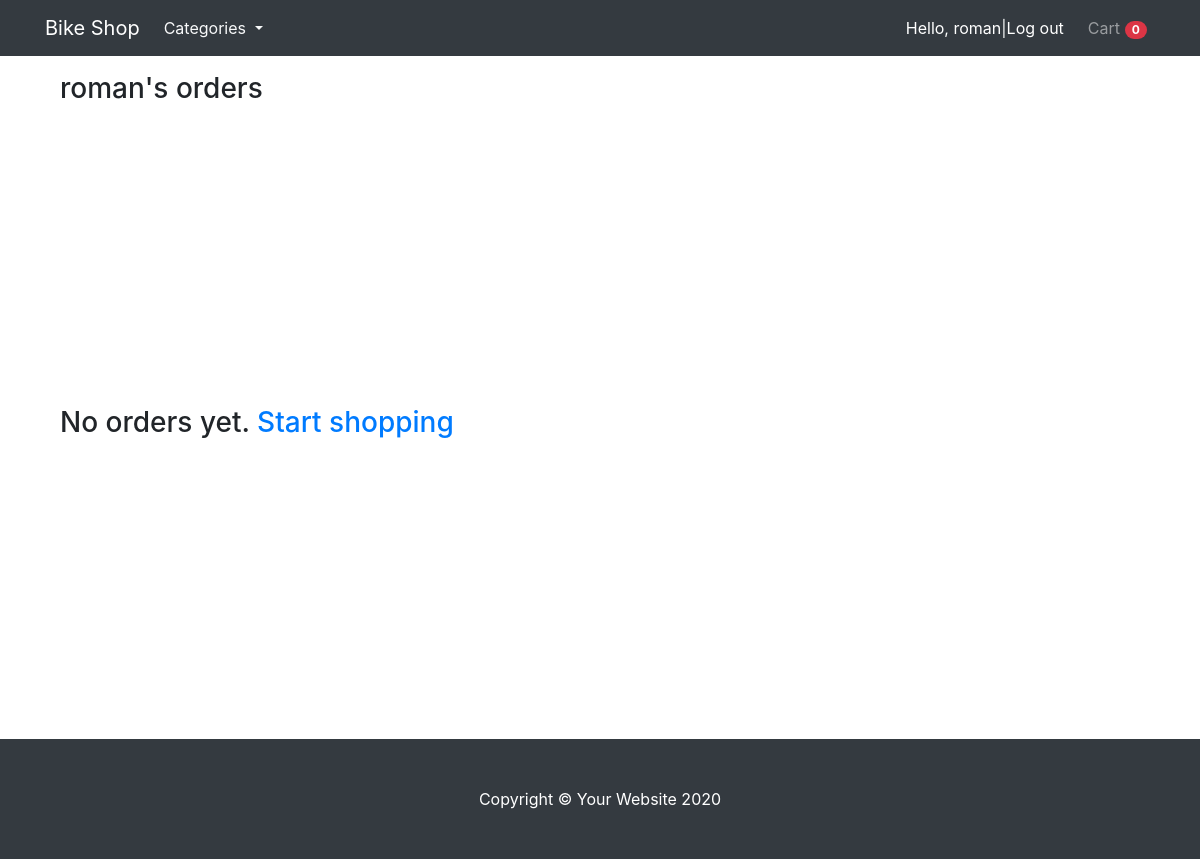
/profile/ (signed in), run on an earlier commit of the app's database.
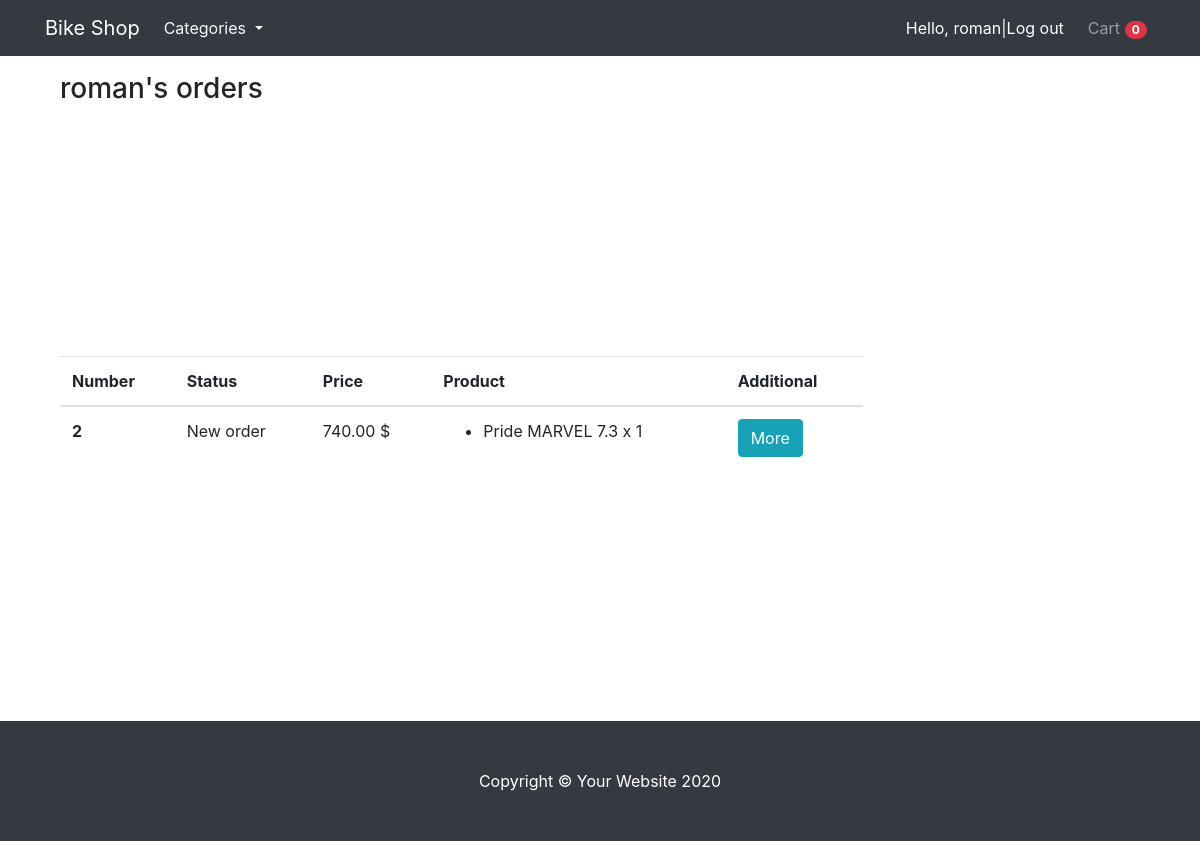
And on a later commit of the database.
### mainapp/models.py (models this page shows, shortened)
class Cart(models.Model):
    owner = models.ForeignKey("Customer",null=True, on_delete=models.CASCADE)
    products = models.ManyToManyField("CartProduct", blank=True, related_name='related_cart')
    total_products = models.PositiveIntegerField(default=0)
    final_price = models.DecimalField(max_digits=9, decimal_places=2, default=0)
    in_order = models.BooleanField(default=False)
    for_anonymous_user = models.BooleanField(default=False)

class Order(models.Model):
    STATUS_NEW = 'new'
    STATUS_IN_PROGRESS = 'in_progress'
    STATUS_READY = 'is_ready'
    STATUS_COMPLETE = 'completed'
    BUYING_TYPE_SELF = 'self'
    BUYING_TYPE_DELIVERY = 'delivery'
    STATUS_CHOICES = (
        (STATUS_NEW, 'New order'),
        (STATUS_IN_PROGRESS, 'Order is processing'),
        (STATUS_READY, 'Osrder is ready'),
        (STATUS_COMPLETE, 'Order completed')
    )
    BUYING_TYPE_CHOICES = (
        (BUYING_TYPE_SELF, 'Self pickup'),
        (BUYING_TYPE_DELIVERY, 'Delivery')
    )
    customer = models.ForeignKey(Customer, related_name='related_orders', on_delete=models.CASCADE)
    cart = models.ForeignKey(Cart, on_delete=models.CASCADE, null=True, blank=True)
    first_name = models.CharField(max_length=255)
    last_name = models.CharField(max_length=255)
    phone = models.CharField(max_length=20)
    address = models.CharField(max_length=1024, null=True, blank=True)
    status = models.CharField(max_length=100, choices=STATUS_CHOICES, default=STATUS_NEW)
    buying_type = models.CharField(max_length=100, choices=BUYING_TYPE_CHOICES, default=BUYING_TYPE_SELF)
    created_at = models.DateTimeField(auto_now=True)

class CartProduct(models.Model):
    user = models.ForeignKey("Customer", on_delete=models.CASCADE)
    cart = models.ForeignKey("Cart", on_delete=models.CASCADE, related_name='related_products')
    content_type = models.ForeignKey(ContentType, on_delete=models.CASCADE)
    object_id = models.PositiveIntegerField()
    content_object = GenericForeignKey('content_type', 'object_id')
    qty = models.PositiveIntegerField(default=1)
    final_price = models.DecimalField(max_digits=9, decimal_places=2, default=0)

class Product(models.Model):
    class Meta:
        abstract = True
    category  = models.ForeignKey("Category", verbose_name="Category", on_delete=models.CASCADE)
    title = models.CharField(max_length=50)
    slug = models.SlugField(unique = True)
    image = models.ImageField()
    description = models.TextField(null = True)
    price = models.DecimalField(max_digits=9, decimal_places=2)

class Bike(Product):
    bike_type = models.CharField(max_length=10)
    brand = models.CharField(max_length=25)
    size = models.CharField(max_length=2)
    frame = models.CharField(max_length=20)
    wheels = models.CharField(max_length=10)
    speeds = models.CharField(max_length=5)
    brakes = models.CharField(max_length=15)
    warranty = models.CharField(max_length=15)

### mainapp/views.py (the view)
# urls.py: path('profile/', ProfileView.as_view(), name='profile')
class ProfileView(CartMixin, View):
    def get(self, request, *args, **kwargs):
        customer = Customer.objects.get(user=request.user)
        orders = Order.objects.filter(customer=customer).order_by('-created_at')
        categories = Category.objects.all()
        context = {
            'orders' : orders,
            'cart' : self.cart,
            'categories' : categories
            }
        return render(request, 'profile.html', context)

### mainapp/mixins.py (called while the page is built)
    def dispatch(self, request, *args, **kwargs):
        if request.user.is_authenticated:
            customer = Customer.objects.filter(user=request.user).first()
            if not customer:
                customer = Customer.objects.create(
                    user=request.user
                )
            cart = Cart.objects.filter(owner=customer, in_order=False).first()
            if not cart:
                cart = Cart.objects.create(owner=customer)
        else:
            cart = Cart.objects.filter(for_anonymous_user=True).first()
            if not cart:
                cart = Cart.objects.create(for_anonymous_user=True)
        self.cart = cart
        return super().dispatch(request, *args, **kwargs)

### mainapp/models.py (called while the page is built)
    def __str__(self):
        return self.name

    def get_absolute_url(self):
        return reverse('category_detail', kwargs={'slug' : self.slug})

### mainapp/templates/profile.html (shortened to what this page needs)
{% extends 'base.html' %}
{% block content %}
<h3 class="mt-3 mb-3">{{ request.user.username }}'s orders</h3>
{% if not orders.count %}
<div class="col-md-15" style="margin-top: 300px; margin-bottom: 300px;">
    <h3>No orders yet. <a href="{% url 'base' %}">Start shopping</a></h3>
</div>
{% else %}
<div class="col-md-15" style="margin-top: 250px; margin-bottom: 250px;">
<table class="table">
    <head>
        <th scope="col">Number</th>
        <th scope="col">Status</th>
        <th scope="col">Price</th>
        <th scope="col">Product</th>
        <th scope="col">Additional</th>
    </head>
    <tbody>
        {% for order in orders %}
        <tr>
            <th scope="row">{{ order.id }}</th>
            <td scope="row">{{ order.get_status_display }}</td>
            <td scope="row">{{ order.cart.final_price }} $</td>
            <td scope="row">
                <ul>
                    {% for item in order.cart.products.all %}
                    <li>{{ item.content_object.title }} x {{ item.qty }}</li>
                    {% endfor %}
                </ul>
            </td>
            <td scope="row">
                <button class="btn btn-info" data-toggle="modal" data-target="#exampleModal-{{ order.id }}">More</button>
            </td>
        </tr>
        {% endfor %}
    </tbody>
</table>
</div>
{% endif %}
{% endblock content %}

### mainapp/templates/base.html (shortened to what this page needs)
<!DOCTYPE html>
<html lang="en">
<head>
  <link rel="stylesheet" href="https://maxcdn.bootstrapcdn.com/bootstrap/4.0.0/css/bootstrap.min.css"
>
</head>
<body style="padding-top: 56px">
  <nav class="navbar navbar-expand-lg navbar-dark bg-dark fixed-top">
    <div class="container">
      <a class="navbar-brand" href="{% url 'base' %}">Bike Shop</a>
      <div class="collapse navbar-collapse" id="navbarResponsive">
        <ul class="navbar-nav">
          <li class="nav-item dropdown">
            <a class="nav-link text-light dropdown-toggle" href="#" id="navbarDropdownMenuLink" role="button"
              data-toggle="dropdown" aria-haspopup="true" aria-expanded="false">
              Categories
            </a>
          </li>
        </ul>
        <ul class="navbar-nav ml-auto">
          <li class="nav-item">
            {% if request.user.is_authenticated %}
            <span class="navbar text text-light">
              <a href="{% url 'profile' %}" style="color: white; text-decoration: none;">Hello, {{ request.user.username }}</a> |
              <a href="{% url 'logout' %}" style="color: white; text-decoration: none;"> Log out</a>
            </span>
            {% endif %}
          </li>
          <li class="nav-item">
            <a class="nav-link" href="{% url 'cart' %}">Cart <span class="badge badge-pill badge-danger">
                {{cart.products.count }}
              </span></a>
          </li>
        </ul>
      </div>
    </div>
  </nav>
  <div class="container">
    <div class="col-lg-9">
      {% block content %}{% endblock content%}
    </div>
  </div>
  <footer class="py-5 bg-dark">
    <div class="container">
      <p class="m-0 text-center text-white">Copyright &copy; Your Website 2020</p>
    </div>
  </footer>
</body>
</html>

What changed in the data, as far as the page shows it:
added Order: id "2", status "New order", cart.final_price "740.00"
added CartProduct: content_object "Pride MARVEL 7.3", qty "1"
Also different on the page:
text no longer shown: "No orders yet. Start shopping"
text now shown: "Number Status Price Product Additional"
